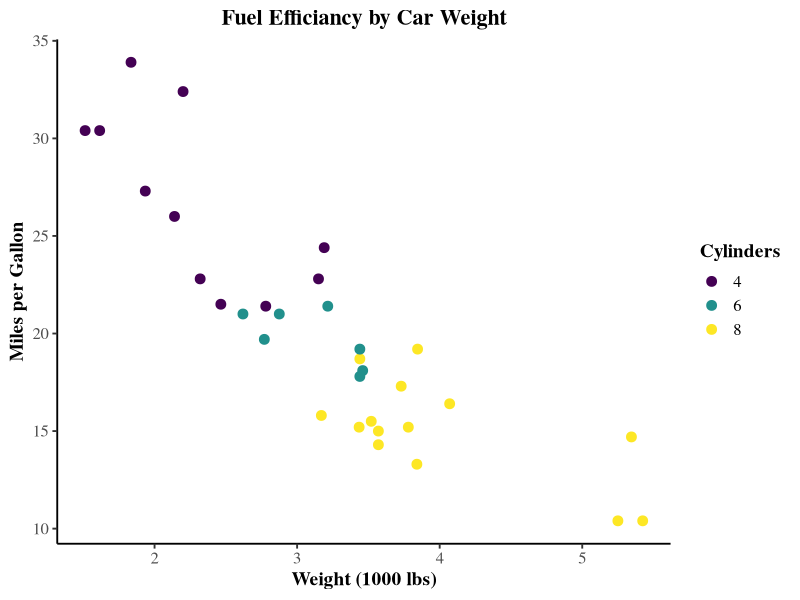

This chart was generated by the following R code:
#Styling plots for publications

library(ggplot2)
# install.packages("ggthemes")
library(ggthemes)
install.packages("viridis")
library(viridis)

# Sample data loading
df = mtcars
df$cyl = as.factor(df$cyl)

# Styling plot
p=ggplot(df, aes(x = wt, y = mpg, color = cyl)) +
  geom_point(size = 3) +
  scale_color_viridis_d(name = "Cylinders") + 
  labs(
    title = "Fuel Efficiancy by Car Weight",
    x = "Weight (1000 lbs)",
    y = "Miles per Gallon"
  )+
  theme_classic(base_size = 14, base_family = "serif") +
  theme(plot.title = element_text(face = "bold", size = 16, hjust = 0.5),
        axis.title = element_text(face = "bold", size = 14),
        axis.text = element_text(size = 12),
        legend.position = "right",
        legend.title = element_text(face = "bold"),
        legend.text = element_text(size = 12)
  )

#saving the plot for publication

ggsave("publication_ggplot.png", plot, width=6, height= 4, dpi=300)


